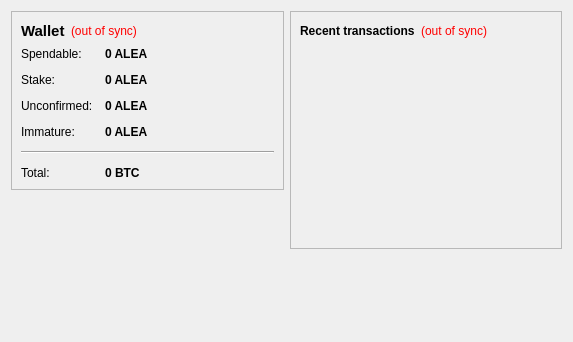
<?xml version="1.0" encoding="UTF-8"?>
<ui version="4.0">
 <class>OverviewPage</class>
 <widget class="QWidget" name="OverviewPage">
  <property name="geometry">
   <rect>
    <x>0</x>
    <y>0</y>
    <width>573</width>
    <height>342</height>
   </rect>
  </property>
  <property name="windowTitle">
   <string>Form</string>
  </property>
  <layout class="QHBoxLayout" name="horizontalLayout" stretch="1,1">
   <item>
    <layout class="QVBoxLayout" name="verticalLayout_2">
     <item>
      <widget class="QFrame" name="frame">
       <property name="frameShape">
        <enum>QFrame::StyledPanel</enum>
       </property>
       <property name="frameShadow">
        <enum>QFrame::Raised</enum>
       </property>
       <layout class="QVBoxLayout" name="verticalLayout_4">
        <item>
         <layout class="QHBoxLayout" name="horizontalLayout_4">
          <item>
           <widget class="QLabel" name="label_5">
            <property name="font">
             <font>
              <pointsize>11</pointsize>
              <weight>75</weight>
              <bold>true</bold>
             </font>
            </property>
            <property name="text">
             <string>Wallet</string>
            </property>
           </widget>
          </item>
          <item>
           <widget class="QLabel" name="labelWalletStatus">
            <property name="toolTip">
             <string>The displayed information may be out of date. Your wallet automatically synchronizes with the Aleacoin network after a connection is established, but this process has not completed yet.</string>
            </property>
            <property name="styleSheet">
             <string notr="true">QLabel { color: red; }</string>
            </property>
            <property name="text">
             <string notr="true">(out of sync)</string>
            </property>
            <property name="alignment">
             <set>Qt::AlignLeading|Qt::AlignLeft|Qt::AlignVCenter</set>
            </property>
           </widget>
          </item>
          <item>
           <spacer name="horizontalSpacer_2">
            <property name="orientation">
             <enum>Qt::Horizontal</enum>
            </property>
            <property name="sizeHint" stdset="0">
             <size>
              <width>40</width>
              <height>20</height>
             </size>
            </property>
           </spacer>
          </item>
         </layout>
        </item>
        <item>
         <layout class="QFormLayout" name="formLayout_2">
          <property name="fieldGrowthPolicy">
           <enum>QFormLayout::AllNonFixedFieldsGrow</enum>
          </property>
          <property name="horizontalSpacing">
           <number>12</number>
          </property>
          <property name="verticalSpacing">
           <number>12</number>
          </property>
          <item row="0" column="0">
           <widget class="QLabel" name="label">
            <property name="text">
             <string>Spendable:</string>
            </property>
           </widget>
          </item>
          <item row="0" column="1">
           <widget class="QLabel" name="labelBalance">
            <property name="font">
             <font>
              <weight>75</weight>
              <bold>true</bold>
             </font>
            </property>
            <property name="cursor">
             <cursorShape>IBeamCursor</cursorShape>
            </property>
            <property name="toolTip">
             <string>Your current spendable balance</string>
            </property>
            <property name="text">
             <string notr="true">0 ALEA</string>
            </property>
            <property name="textInteractionFlags">
             <set>Qt::LinksAccessibleByMouse|Qt::TextSelectableByKeyboard|Qt::TextSelectableByMouse</set>
            </property>
           </widget>
          </item>
          <item row="1" column="0">
           <widget class="QLabel" name="label_6">
            <property name="text">
             <string>Stake:</string>
            </property>
           </widget>
          </item>
          <item row="1" column="1">
           <widget class="QLabel" name="labelStake">
            <property name="font">
             <font>
              <weight>75</weight>
              <bold>true</bold>
             </font>
            </property>
            <property name="cursor">
             <cursorShape>IBeamCursor</cursorShape>
            </property>
            <property name="toolTip">
             <string>Total of coins that was staked, and do not yet count toward the current balance</string>
            </property>
            <property name="text">
             <string notr="true">0 ALEA</string>
            </property>
            <property name="textInteractionFlags">
             <set>Qt::LinksAccessibleByMouse|Qt::TextSelectableByKeyboard|Qt::TextSelectableByMouse</set>
            </property>
           </widget>
          </item>
          <item row="2" column="0">
           <widget class="QLabel" name="label_3">
            <property name="text">
             <string>Unconfirmed:</string>
            </property>
           </widget>
          </item>
          <item row="2" column="1">
           <widget class="QLabel" name="labelUnconfirmed">
            <property name="font">
             <font>
              <weight>75</weight>
              <bold>true</bold>
             </font>
            </property>
            <property name="cursor">
             <cursorShape>IBeamCursor</cursorShape>
            </property>
            <property name="toolTip">
             <string>Total of transactions that have yet to be confirmed, and do not yet count toward the current balance</string>
            </property>
            <property name="text">
             <string notr="true">0 ALEA</string>
            </property>
            <property name="textInteractionFlags">
             <set>Qt::LinksAccessibleByMouse|Qt::TextSelectableByKeyboard|Qt::TextSelectableByMouse</set>
            </property>
           </widget>
          </item>
          <item row="3" column="0">
           <widget class="QLabel" name="labelImmatureText">
            <property name="text">
             <string>Immature:</string>
            </property>
           </widget>
          </item>
          <item row="3" column="1">
           <widget class="QLabel" name="labelImmature">
            <property name="font">
             <font>
              <weight>75</weight>
              <bold>true</bold>
             </font>
            </property>
            <property name="toolTip">
             <string>Mined balance that has not yet matured</string>
            </property>
            <property name="text">
             <string notr="true">0 ALEA</string>
            </property>
            <property name="textInteractionFlags">
             <set>Qt::LinksAccessibleByMouse|Qt::TextSelectableByKeyboard|Qt::TextSelectableByMouse</set>
            </property>
           </widget>
          </item>
          <item row="4" column="0" colspan="2">
           <widget class="Line" name="line">
            <property name="orientation">
             <enum>Qt::Horizontal</enum>
            </property>
           </widget>
          </item>
          <item row="5" column="0">
           <widget class="QLabel" name="labelTotalText">
            <property name="text">
             <string>Total:</string>
            </property>
           </widget>
          </item>
          <item row="5" column="1">
           <widget class="QLabel" name="labelTotal">
            <property name="font">
             <font>
              <weight>75</weight>
              <bold>true</bold>
             </font>
            </property>
            <property name="cursor">
             <cursorShape>IBeamCursor</cursorShape>
            </property>
            <property name="toolTip">
             <string>Your current total balance</string>
            </property>
            <property name="text">
             <string notr="true">0 BTC</string>
            </property>
            <property name="textInteractionFlags">
             <set>Qt::LinksAccessibleByMouse|Qt::TextSelectableByKeyboard|Qt::TextSelectableByMouse</set>
            </property>
           </widget>
          </item>
         </layout>
        </item>
       </layout>
      </widget>
     </item>
     <item>
      <spacer name="verticalSpacer_3">
       <property name="orientation">
        <enum>Qt::Vertical</enum>
       </property>
       <property name="sizeHint" stdset="0">
        <size>
         <width>20</width>
         <height>40</height>
        </size>
       </property>
      </spacer>
     </item>
     <item>
      <widget class="QLabel" name="label_2">
       <property name="text">
        <string/>
       </property>
       <property name="pixmap">
        <pixmap resource="../bitcoin.qrc">:/images/backg</pixmap>
       </property>
       <property name="scaledContents">
        <bool>false</bool>
       </property>
       <property name="alignment">
        <set>Qt::AlignCenter</set>
       </property>
      </widget>
     </item>
     <item>
      <spacer name="verticalSpacer">
       <property name="orientation">
        <enum>Qt::Vertical</enum>
       </property>
       <property name="sizeHint" stdset="0">
        <size>
         <width>20</width>
         <height>40</height>
        </size>
       </property>
      </spacer>
     </item>
    </layout>
   </item>
   <item>
    <layout class="QVBoxLayout" name="verticalLayout_3">
     <item>
      <widget class="QFrame" name="frame_2">
       <property name="frameShape">
        <enum>QFrame::StyledPanel</enum>
       </property>
       <property name="frameShadow">
        <enum>QFrame::Raised</enum>
       </property>
       <layout class="QVBoxLayout" name="verticalLayout">
        <item>
         <layout class="QHBoxLayout" name="horizontalLayout_2">
          <item>
           <widget class="QLabel" name="label_4">
            <property name="text">
             <string>&lt;b&gt;Recent transactions&lt;/b&gt;</string>
            </property>
           </widget>
          </item>
          <item>
           <widget class="QLabel" name="labelTransactionsStatus">
            <property name="toolTip">
             <string>The displayed information may be out of date. Your wallet automatically synchronizes with the Aleacoin network after a connection is established, but this process has not completed yet.</string>
            </property>
            <property name="styleSheet">
             <string notr="true">QLabel { color: red; }</string>
            </property>
            <property name="text">
             <string notr="true">(out of sync)</string>
            </property>
            <property name="alignment">
             <set>Qt::AlignRight|Qt::AlignTrailing|Qt::AlignVCenter</set>
            </property>
           </widget>
          </item>
          <item>
           <spacer name="horizontalSpacer">
            <property name="orientation">
             <enum>Qt::Horizontal</enum>
            </property>
            <property name="sizeHint" stdset="0">
             <size>
              <width>40</width>
              <height>20</height>
             </size>
            </property>
           </spacer>
          </item>
         </layout>
        </item>
        <item>
         <widget class="QListView" name="listTransactions">
          <property name="styleSheet">
           <string notr="true">QListView { background: transparent; }</string>
          </property>
          <property name="frameShape">
           <enum>QFrame::NoFrame</enum>
          </property>
          <property name="verticalScrollBarPolicy">
           <enum>Qt::ScrollBarAlwaysOff</enum>
          </property>
          <property name="horizontalScrollBarPolicy">
           <enum>Qt::ScrollBarAlwaysOff</enum>
          </property>
          <property name="selectionMode">
           <enum>QAbstractItemView::NoSelection</enum>
          </property>
         </widget>
        </item>
       </layout>
      </widget>
     </item>
     <item>
      <spacer name="verticalSpacer_2">
       <property name="orientation">
        <enum>Qt::Vertical</enum>
       </property>
       <property name="sizeHint" stdset="0">
        <size>
         <width>20</width>
         <height>40</height>
        </size>
       </property>
      </spacer>
     </item>
    </layout>
   </item>
  </layout>
 </widget>
 <resources>
  <include location="../bitcoin.qrc"/>
 </resources>
 <connections/>
</ui>
